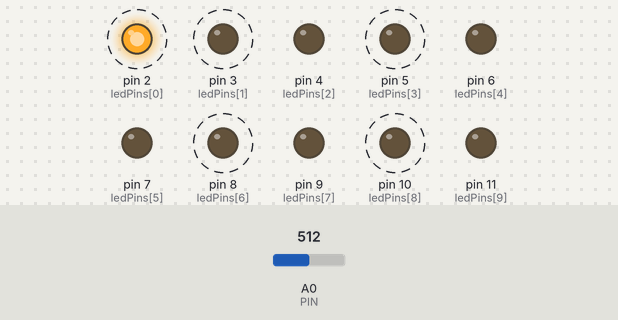
Simulated run of this sketch. Board: Arduino Uno, built with avr-gcc and run on an emulated ATmega328P. On the bench: output pins drawn as LEDs (lit = HIGH). Dashed ring = blinking. The test bench sets the inputs (shaded band); at power-on: A0 (PIN) = 512.

Above: at 1.3 s.
1.4 s: A0 (PIN) set to 495
At 1.65 s:
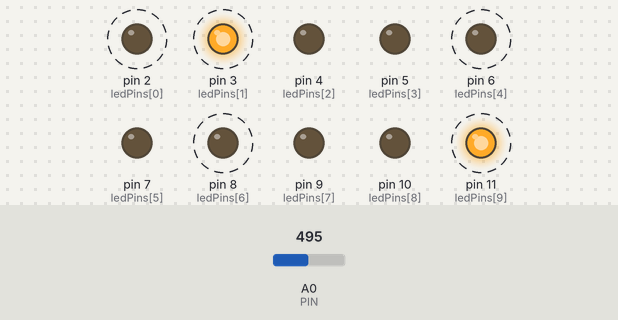
4.4 s: A0 (PIN) set to 716
7.4 s: A0 (PIN) set to 1006
10.4 s: A0 (PIN) set to 1023
At 11.7 s:
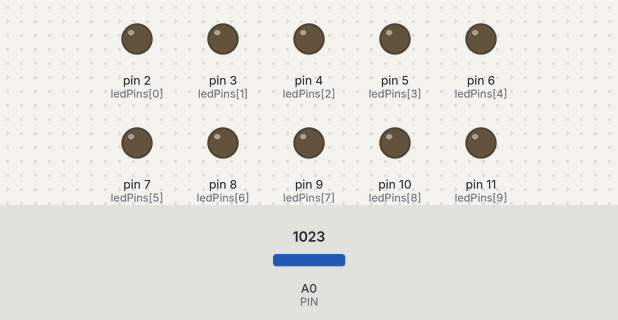
12.0 s: A0 (PIN) set to 900
At 12.8 s:
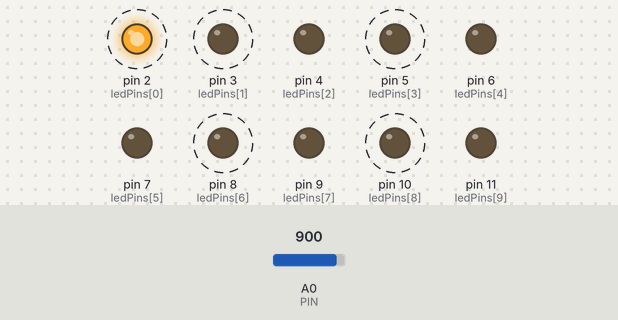
Timing chart, 0 to 16.0 s (numbered marks = the images above; inputs shaded):
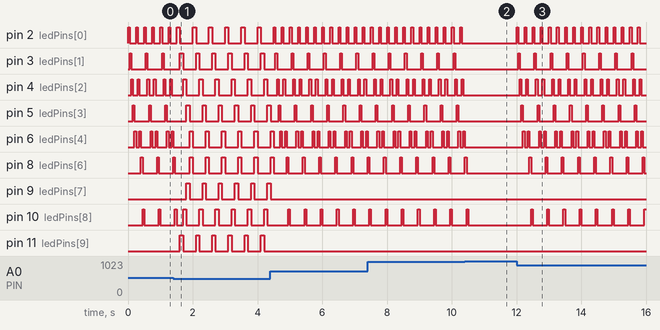

The sketch:

wk13.ino
```cpp
const int PIN=0;
const int LEDNUM=10;
const int MODE=2;
const int TIMER=100;
int ledPins[]={2,3,4,5,6,7,8,9,10,11};

void setup() {
  // put your setup code here, to run once:
   for (int thisLed = 0; thisLed < LEDNUM; thisLed++) {
    pinMode(ledPins[thisLed], OUTPUT);
  }
}

void loop() {
  // put your main code here, to run repeatedly:

  int sensorRead=analogRead(PIN);
  int ledMode=map(sensorRead, 0, 1023, 0, MODE);
  if(ledMode==0){
      for (int thisLed = 0; thisLed < LEDNUM/2; thisLed++) {
        digitalWrite(ledPins[thisLed], HIGH);
        digitalWrite(ledPins[LEDNUM-thisLed], HIGH);
        delay(TIMER);
        digitalWrite(ledPins[thisLed], LOW);
        digitalWrite(ledPins[LEDNUM-thisLed], LOW);
       }
  }
  else if (ledMode==1){
        for (int thisLed = 1; thisLed < 3; thisLed++) {
          for(int ledNum=0;ledNum<LEDNUM/2;ledNum++){
              digitalWrite(ledPins[thisLed*ledNum], HIGH);
              delay(TIMER/2);
              digitalWrite(ledPins[thisLed*ledNum], LOW);
          }
       }
  }

}
```

Measured:
- the behaviour switches between 512 and 511 on A0 (PIN) (found by bisection; images 0 and 1)
- after the input at 1.4 s, pin 2 (ledPins[0]), pin 11 (ledPins[9]): alternates HIGH for 0.10 s and LOW for 0.40 s, starting after 0.20 s; pin 9 (ledPins[7]): alternates HIGH for 0.10 s and LOW for 0.40 s, starting after 0.40 s
- after the input at 4.4 s, pin 2 (ledPins[0]): alternates HIGH for 0.05 s and LOW for 0.20 s, starting after 0.15 s; pin 9 (ledPins[7]): goes on until 4.4 s, then stays LOW; pin 11 (ledPins[9]): stops changing and stays LOW
- after the input at 10.4 s, pin 2 (ledPins[0]), pin 3 (ledPins[1]), pin 4 (ledPins[2]), pin 5 (ledPins[3]): stops changing and stays LOW; pin 6 (ledPins[4]): goes on until 10.4 s, then stays LOW; pin 8 (ledPins[6]), pin 10 (ledPins[8]): goes on until 10.5 s, then stays LOW
- after the input at 12.0 s, pin 2 (ledPins[0]): alternates HIGH for 0.05 s and LOW for 0.20 s, starting at once; pin 3 (ledPins[1]): alternates HIGH for 0.05 s and LOW for 0.45 s, starting after 0.05 s
- by itself, pin 2 (ledPins[0]): alternates HIGH for 0.05 s and LOW for 0.20 s
- by itself, pin 3 (ledPins[1]), pin 5 (ledPins[3]), pin 8 (ledPins[6]), pin 10 (ledPins[8]): alternates HIGH for 0.05 s and LOW for 0.45 s
- by itself, pin 4 (ledPins[2]): repeats every 0.50 s: LOW 0.15 s, HIGH 0.05 s, LOW 0.25 s, HIGH 0.05 s
